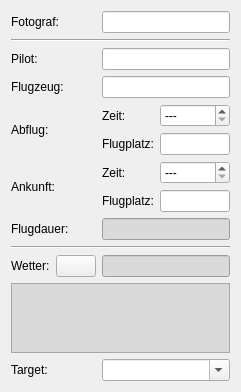
  <widget class="QWidget" name="gridLayoutWidget">
   <property name="geometry">
    <rect>
     <x>619</x>
     <y>60</y>
     <width>241</width>
     <height>371</height>
    </rect>
   </property>
   <layout class="QGridLayout" name="uiRightGridLayout">
    <item row="4" column="1">
     <layout class="QGridLayout" name="gridLayout_4">
      <item row="0" column="0">
       <widget class="QLabel" name="uiDepartureTimeLbl">
        <property name="toolTip">
         <string>&lt;html&gt;&lt;head/&gt;&lt;body&gt;&lt;p&gt;&lt;span style=&quot; font-weight:600;&quot;&gt;Zeitangabe in MEZ als HH:MM &lt;/span&gt;&lt;/p&gt;&lt;/body&gt;&lt;/html&gt;</string>
        </property>
        <property name="text">
         <string>Zeit:</string>
        </property>
       </widget>
      </item>
      <item row="0" column="1">
       <widget class="QTimeEdit" name="uiDepartureTime">
        <property name="toolTip">
         <string>&lt;html&gt;&lt;head/&gt;&lt;body&gt;&lt;p&gt;&lt;span style=&quot; font-weight:600;&quot;&gt;Zeitangabe in MEZ als HH:MM &lt;/span&gt;&lt;/p&gt;&lt;/body&gt;&lt;/html&gt;</string>
        </property>
        <property name="specialValueText">
         <string>---</string>
        </property>
        <property name="displayFormat">
         <string>hh:mm</string>
        </property>
        <property name="calendarPopup">
         <bool>true</bool>
        </property>
       </widget>
      </item>
      <item row="1" column="0">
       <widget class="QLabel" name="uiDepartureAirportLbl">
        <property name="toolTip">
         <string>&lt;html&gt;&lt;head/&gt;&lt;body&gt;&lt;p&gt;&lt;span style=&quot; font-weight:600;&quot;&gt;Kürzel laut Protokoll&lt;/span&gt;&lt;/p&gt;&lt;/body&gt;&lt;/html&gt;</string>
        </property>
        <property name="text">
         <string>Flugplatz:</string>
        </property>
       </widget>
      </item>
      <item row="1" column="1">
       <widget class="QLineEdit" name="uiDepartureAirportEdit">
        <property name="toolTip">
         <string>&lt;html&gt;&lt;head/&gt;&lt;body&gt;&lt;p&gt;&lt;span style=&quot; font-weight:600;&quot;&gt;Kürzel laut Protokoll&lt;/span&gt;&lt;/p&gt;&lt;/body&gt;&lt;/html&gt;</string>
        </property>
       </widget>
      </item>
     </layout>
    </item>
    <item row="5" column="0">
     <widget class="QLabel" name="uiArrivalLbl">
      <property name="text">
       <string>Ankunft:</string>
      </property>
     </widget>
    </item>
    <item row="2" column="1">
     <widget class="QLineEdit" name="uiPilotEdit"/>
    </item>
    <item row="0" column="1">
     <widget class="QLineEdit" name="uiPhotographerEdit"/>
    </item>
    <item row="6" column="0">
     <widget class="QLabel" name="uiFlightDurationLbl">
      <property name="text">
       <string>Flugdauer:</string>
      </property>
     </widget>
    </item>
    <item row="3" column="0">
     <widget class="QLabel" name="uiAirplaneLbl">
      <property name="text">
       <string>Flugzeug:</string>
      </property>
     </widget>
    </item>
    <item row="6" column="1">
     <widget class="QLineEdit" name="uiFlightDurationEdit">
      <property name="styleSheet">
       <string notr="true">background-color: rgb(218, 218, 218);</string>
      </property>
      <property name="inputMask">
       <string/>
      </property>
      <property name="readOnly">
       <bool>true</bool>
      </property>
     </widget>
    </item>
    <item row="3" column="1">
     <widget class="QLineEdit" name="uiAirplaneEdit"/>
    </item>
    <item row="0" column="0">
     <widget class="QLabel" name="uiPhotographerLbl">
      <property name="text">
       <string>Fotograf:</string>
      </property>
     </widget>
    </item>
    <item row="2" column="0">
     <widget class="QLabel" name="uiPilotLbl">
      <property name="text">
       <string>Pilot:</string>
      </property>
     </widget>
    </item>
    <item row="4" column="0">
     <widget class="QLabel" name="uiDepartureLbl">
      <property name="text">
       <string>Abflug:</string>
      </property>
     </widget>
    </item>
    <item row="5" column="1">
     <layout class="QGridLayout" name="gridLayout_5">
      <item row="0" column="0">
       <widget class="QLabel" name="uiArrivalTimeLbl">
        <property name="toolTip">
         <string>&lt;html&gt;&lt;head/&gt;&lt;body&gt;&lt;p&gt;&lt;span style=&quot; font-weight:600;&quot;&gt;Zeitangabe in MEZ als HH:MM &lt;/span&gt;&lt;/p&gt;&lt;/body&gt;&lt;/html&gt;</string>
        </property>
        <property name="text">
         <string>Zeit:</string>
        </property>
       </widget>
      </item>
      <item row="1" column="0">
       <widget class="QLabel" name="uiArrivalAirportLbl">
        <property name="toolTip">
         <string>&lt;html&gt;&lt;head/&gt;&lt;body&gt;&lt;p&gt;&lt;span style=&quot; font-weight:600;&quot;&gt;Kürzel laut Protokoll&lt;/span&gt;&lt;/p&gt;&lt;/body&gt;&lt;/html&gt;</string>
        </property>
        <property name="text">
         <string>Flugplatz:</string>
        </property>
       </widget>
      </item>
      <item row="0" column="1">
       <widget class="QTimeEdit" name="uiArrivalTime">
        <property name="toolTip">
         <string>&lt;html&gt;&lt;head/&gt;&lt;body&gt;&lt;p&gt;&lt;span style=&quot; font-weight:600;&quot;&gt;Zeitangabe in MEZ als HH:MM &lt;/span&gt;&lt;/p&gt;&lt;/body&gt;&lt;/html&gt;</string>
        </property>
        <property name="specialValueText">
         <string>---</string>
        </property>
        <property name="displayFormat">
         <string>hh:mm</string>
        </property>
       </widget>
      </item>
      <item row="1" column="1">
       <widget class="QLineEdit" name="uiArrivalAirportEdit">
        <property name="toolTip">
         <string>&lt;html&gt;&lt;head/&gt;&lt;body&gt;&lt;p&gt;&lt;span style=&quot; font-weight:600;&quot;&gt;Kürzel laut Protokoll&lt;/span&gt;&lt;/p&gt;&lt;/body&gt;&lt;/html&gt;</string>
        </property>
       </widget>
      </item>
     </layout>
    </item>
    <item row="10" column="1">
     <widget class="QComboBox" name="uiTargetCombo">
      <property name="editable">
       <bool>true</bool>
      </property>
     </widget>
    </item>
    <item row="10" column="0">
     <widget class="QLabel" name="uiTargetLbl">
      <property name="text">
       <string>Target:</string>
      </property>
     </widget>
    </item>
    <item row="7" column="0" colspan="2">
     <widget class="Line" name="line_9">
      <property name="orientation">
       <enum>Qt::Horizontal</enum>
      </property>
     </widget>
    </item>
    <item row="1" column="0" colspan="2">
     <widget class="Line" name="line_8">
      <property name="orientation">
       <enum>Qt::Horizontal</enum>
      </property>
     </widget>
    </item>
    <item row="8" column="1">
     <widget class="QLineEdit" name="uiWeatherCodeEdit">
      <property name="styleSheet">
       <string notr="true">background-color: rgb(218, 218, 218);</string>
      </property>
      <property name="readOnly">
       <bool>true</bool>
      </property>
     </widget>
    </item>
    <item row="8" column="0">
     <layout class="QHBoxLayout" name="horizontalLayout_5">
      <property name="spacing">
       <number>6</number>
      </property>
      <item>
       <widget class="QLabel" name="uiWeatherLbl">
        <property name="text">
         <string>Wetter:</string>
        </property>
       </widget>
      </item>
      <item>
       <widget class="QPushButton" name="uiEditWeatherBtn">
        <property name="text">
         <string/>
        </property>
        <property name="icon">
         <iconset resource="resource.qrc">
          <normaloff>:/plugins/APIS/icons/sketch.png</normaloff>:/plugins/APIS/icons/sketch.png</iconset>
        </property>
        <property name="autoDefault">
         <bool>false</bool>
        </property>
       </widget>
      </item>
     </layout>
    </item>
    <item row="9" column="0" colspan="2">
     <widget class="QPlainTextEdit" name="uiWeatherPTxt">
      <property name="styleSheet">
       <string notr="true">background-color: rgb(218, 218, 218);</string>
      </property>
      <property name="readOnly">
       <bool>true</bool>
      </property>
     </widget>
    </item>
   </layout>
  </widget>
